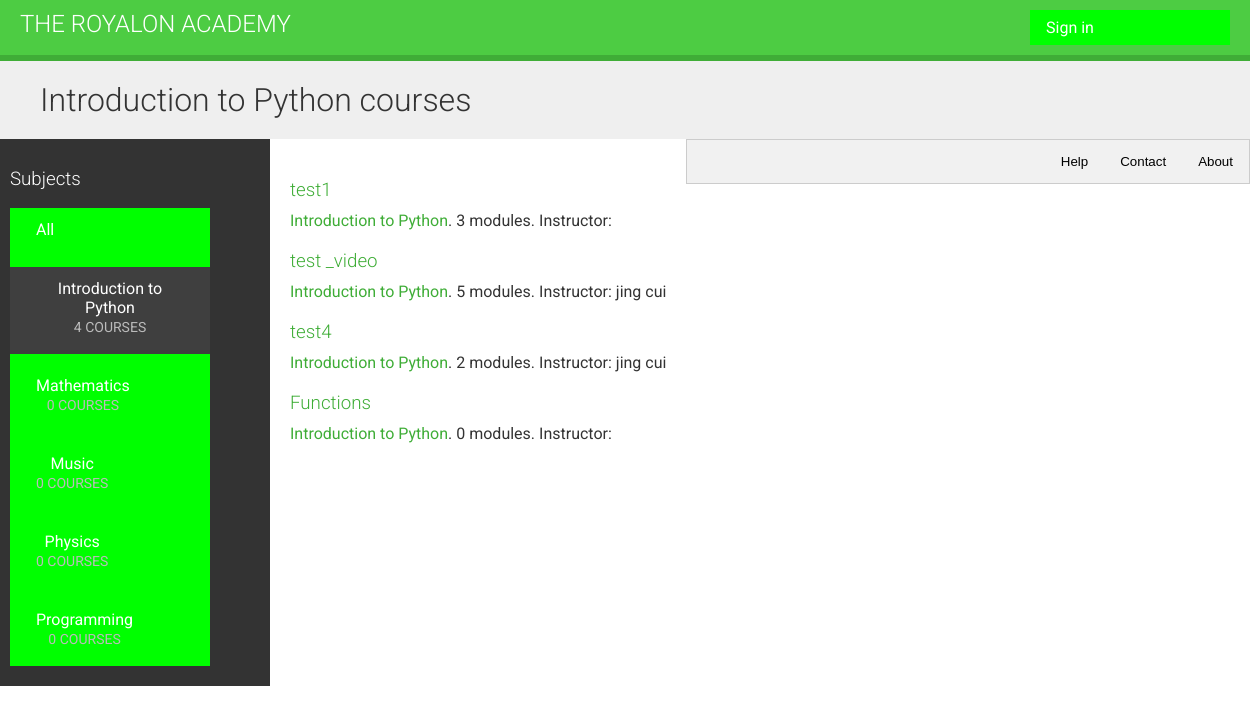
/course/subject/introduction-python/, run on an earlier commit of the app's database.
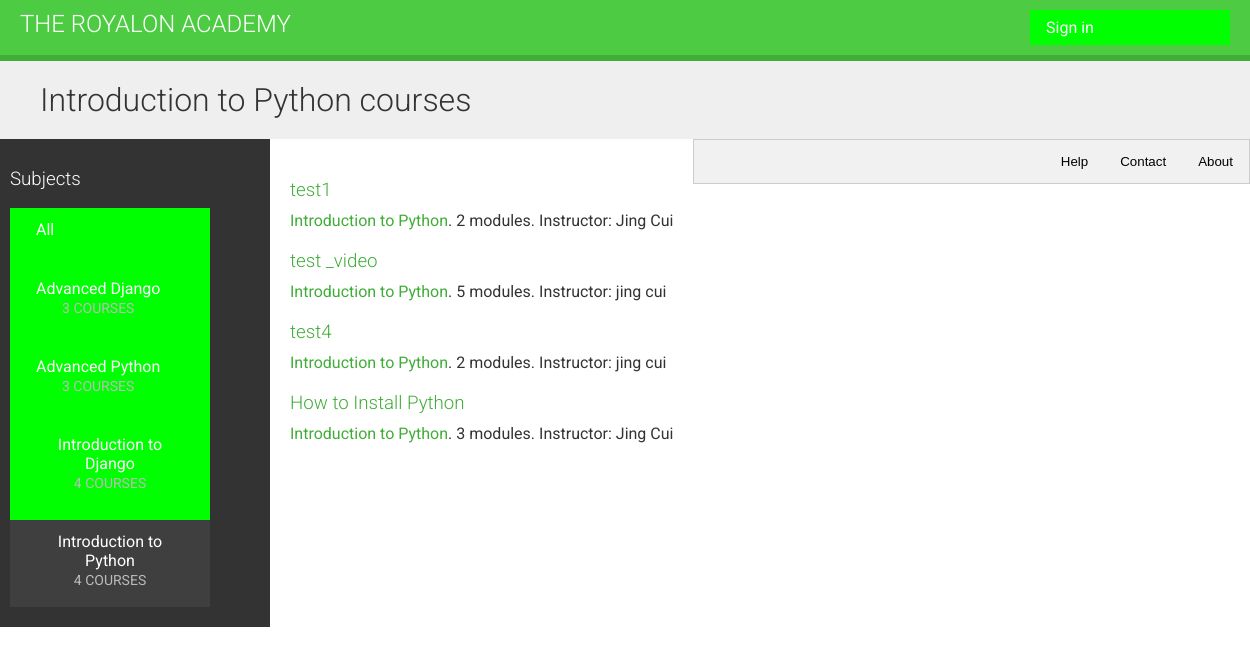
And on a later commit of the database.
### courses/models.py (models this page shows, shortened)
class Subject(models.Model):
    title = models.CharField(max_length=200)
    slug = models.SlugField(max_length=200, unique=True)
    class Meta:
        ordering = ('title',)
    def __str__(self):
        return self.title

class Course(models.Model):
    owner = models.ForeignKey(User, related_name='courses_created')
    subject = models.ForeignKey(Subject, related_name='courses')
    title = models.CharField(max_length=200)
    slug = models.SlugField(max_length=200, unique=True)
    overview = models.TextField()
    created = models.DateTimeField(auto_now_add=True)
    students = models.ManyToManyField(User,
                                      related_name='courses_enrolled',
                                      blank=True)
    class Meta:
        ordering = ('-created',)

### courses/views.py (the view)
# urls.py: url(r'^subject/(?P<subject>[\w-]+)/$', views.CourseListView.as_view(), name='course_list_subject'),
class CourseListView(TemplateResponseMixin, View):
    model = Course
    template_name = 'courses/course/list.html'
    def get(self, request, subject=None):
        subjects = Subject.objects.annotate(total_courses=Count('courses'))
        courses = Course.objects.annotate(total_modules=Count('modules'))
        if subject:
            subject = get_object_or_404(Subject, slug=subject)
            courses = courses.filter(subject=subject)
        return self.render_to_response({'subjects': subjects,
                                        'subject': subject,
                                        'courses': courses})

### cart/context_processors.py (called while the page is built)
def cart(request):
    return {'cart': Cart(request)}

### courses/templates/courses/course/list.html (shortened to what this page needs)
{% extends "base.html" %}
{% block content %}
    <h1>
        {% if subject %}
            {{ subject.title }} courses
        {% else %}
            All courses
        {% endif %}
    </h1>
    <div class="contents">
        <h3>Subjects</h3>
        <ul id="modules">
            <li {% if not subject %}class="selected"{% endif %}>
                <a href="{% url "course_list" %}">All</a>
            </li>
            {% for s in subjects %}
                <li {% if subject == s %}class="selected"{% endif %}>
                    <a href="{% url "course_list_subject" s.slug %}">
                        {{ s.title }}
                        <br><span>{{ s.total_courses }} courses</span>
                    </a>
                </li>
            {% endfor %}
        </ul>
    </div>
    <div class="module">
        {% for course in courses %}
            {% with subject=course.subject %}
                <h3><a href="{% url "course_detail" course.slug %}">{{ course.title }}</a></h3>
                <p>
                    <a href="{% url "course_list_subject" subject.slug %}">{{ subject }}</a>.
                    {{ course.total_modules }} modules.
                    Instructor: {{ course.owner.get_full_name }}
                </p>
            {% endwith %}
        {% endfor %}
    </div>
{% endblock %}

### courses/templates/base.html (shortened to what this page needs)
{% load staticfiles %}
<!DOCTYPE html>
<html>
<head>
    <link href="{% static "css\base.css" %}" rel="stylesheet">
</head>
<body>
    <div id="header">
        <a href="/" class="logo">The Royalon Academy</a>
        <ul class="menu">
            {% if request.user.is_authenticated %}
                <li {% if section == "dashboard" %}class="selected"{% endif %}><a href="{% url "dashboard" %}">My dashboard</a></li>
                <li {% if section == "My Courses" %}class="selected"{% endif %}><a href="{% url "manage_course_list" %}">Manage Courses</a></li>
				<li {% if section == "My Shopping Cart" %}class="selected"{% endif %}><a href="{% url "product_list" %}">My shopping cart</a></li>
                <li><a href="{% url "logout" %}">Sign out</a></li>
            {% else %}
                <li><a href="{% url "login" %}">Sign in</a></li>
            {% endif %}
         </ul>
    </div>
</body>
    <div id="content">
        {% block content %}
        {% endblock %}
    </div>
    <div class="tab">
	<button class="tablinks" onclick="openTab(event, 'About')">About</button>
  	<button class="tablinks" onclick="openTab(event, 'Contact')">Contact</button>
	<button class="tablinks" onclick="openTab(event, 'Help')">Help</button>
    </div>
</html>

### courses/static/css/base.css (style rules this page uses)
body { margin:0; font-family:'Roboto', sans-serif; font-weight:400; color:#333; }
a { color:#3fad37; text-decoration:none; }
h1, h2, h3, h4, h5, h6 { font-family:'Roboto', sans-serif; font-weight:300; }
h1 { background:#efefef; width:100%; overflow:auto; padding:20px 0 20px 40px; margin:0; }
.module { overflow:auto; }
.module h3 { margin:30px 0 0; padding:0; width:100%; }
.module p { margin:10px 0 20px; width:100%; float:left; }
#header { background:#4dcc43; overflow:auto; padding:10px 20px; border-bottom:6px solid #3fad37; }
#header .logo { text-decoration:none; font-family:'Roboto', sans-serif; font-weight:300; text-transform:uppercase; font-size:24px; color:#fff; float:left; }
#header a { color:#fff; }
#header .menu { list-style:none; float:right; margin:0; padding:0; }
.contents { width:20%; padding:10px; float:left; background:#333; color: #fff; font-family:'Roboto', sans-serif; }
.contents ul { list-style:none; margin:0; padding:0; }
.contents ul li { margin:0 0 10px 0; padding:4px 10px 10px; overflow:auto; }
.contents ul li.selected { background:#3f3f3f; }
.contents ul span { text-transform:uppercase; color:#bbb; font-size:14px; }
.contents ul a { display:block; color:#fff; text-decoration:none; }
.module { padding:10px 20px; float:left; }
div.tab { overflow: hidden; border: 1px solid #ccc; background-color: #f1f1f1; }
div.tab button { background-color: inherit; float: right; border: none; outline: none; cursor: pointer; padding: 14px 16px; transition: 0.3s; }

### courses/templates/base.html (style rules this page uses)
ul { list-style-type: none; margin: 0; padding: 0; width: 200px; background-color: #00ff00; }
li a { display: inline; text-align:center; float:left; color: black; padding: 8px 16px; text-decoration: none; }

What changed in the data, as far as the page shows it:
removed Subject: title "Mathematics", total_courses "0"
removed Subject: title "Music", total_courses "0"
removed Subject: title "Physics", total_courses "0"
removed Subject: title "Programming", total_courses "0"
removed Course: title "Functions", subject "Introduction to Python", total_modules "0"
added Subject: title "Advanced Django", total_courses "3"
added Subject: title "Advanced Python", total_courses "3"
added Subject: title "Introduction to Django", total_courses "4"
changed through a linked row, Course "test1": total_modules "3" → "2"; owner.get_full_name (not shown) → "Jing Cui"
added Course: title "How to Install Python", subject "Introduction to Python", total_modules "3", owner.get_full_name "Jing Cui"
